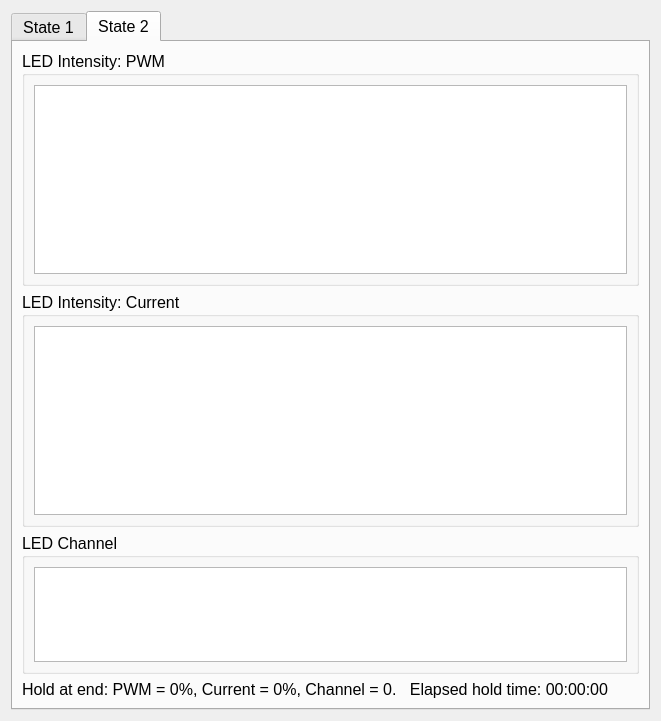
<?xml version="1.0" encoding="UTF-8"?>
<ui version="4.0">
 <class>Form</class>
 <widget class="QWidget" name="Form">
  <property name="geometry">
   <rect>
    <x>0</x>
    <y>0</y>
    <width>661</width>
    <height>721</height>
   </rect>
  </property>
  <property name="font">
   <font>
    <pointsize>12</pointsize>
   </font>
  </property>
  <property name="windowTitle">
   <string>Form</string>
  </property>
  <layout class="QGridLayout" name="gridLayout">
   <item row="0" column="0">
    <widget class="QTabWidget" name="main_tab">
     <property name="currentIndex">
      <number>1</number>
     </property>
     <widget class="QWidget" name="state_1_tab">
      <property name="contextMenuPolicy">
       <enum>Qt::CustomContextMenu</enum>
      </property>
      <attribute name="title">
       <string>State 1</string>
      </attribute>
      <layout class="QGridLayout" name="gridLayout_4" rowstretch="10,10,6,0">
       <item row="0" column="0">
        <widget class="QGroupBox" name="graph_intensity_pwm_box0">
         <property name="toolTip">
          <string>Plot of driver LED PWM as a % of total PWM (0% = always off, 100% = always on)</string>
         </property>
         <property name="title">
          <string>LED Intensity: PWM</string>
         </property>
         <layout class="QGridLayout" name="gridLayout_3">
          <property name="leftMargin">
           <number>9</number>
          </property>
          <property name="topMargin">
           <number>9</number>
          </property>
          <property name="rightMargin">
           <number>9</number>
          </property>
          <property name="bottomMargin">
           <number>9</number>
          </property>
          <item row="0" column="0">
           <widget class="PlotWidget" name="graph_intensity_pwm0">
            <property name="toolTip">
             <string>Plot of driver LED PWM as a % of total PWM (0% = always off, 100% = always on)</string>
            </property>
           </widget>
          </item>
         </layout>
        </widget>
       </item>
       <item row="2" column="0">
        <widget class="QGroupBox" name="graph_channel_box0">
         <property name="toolTip">
          <string>Plot of the LED channel vs time.</string>
         </property>
         <property name="title">
          <string>LED Channel</string>
         </property>
         <layout class="QGridLayout" name="gridLayout_11">
          <property name="leftMargin">
           <number>9</number>
          </property>
          <property name="rightMargin">
           <number>9</number>
          </property>
          <property name="bottomMargin">
           <number>9</number>
          </property>
          <item row="0" column="0">
           <widget class="PlotWidget" name="graph_channel0">
            <property name="toolTip">
             <string>Plot of the LED channel vs time.</string>
            </property>
           </widget>
          </item>
         </layout>
        </widget>
       </item>
       <item row="1" column="0">
        <widget class="QGroupBox" name="graph_intensity_current_box0">
         <property name="toolTip">
          <string>Plot of current output of the LED as a percent of the current limit for the LED.</string>
         </property>
         <property name="title">
          <string>LED Intensity: Current</string>
         </property>
         <layout class="QGridLayout" name="gridLayout_5">
          <property name="leftMargin">
           <number>9</number>
          </property>
          <property name="rightMargin">
           <number>9</number>
          </property>
          <property name="bottomMargin">
           <number>9</number>
          </property>
          <item row="0" column="0">
           <widget class="PlotWidget" name="graph_intensity_current0">
            <property name="toolTip">
             <string>Plot of current output of the LED as a percent of the current limit for the LED.</string>
            </property>
           </widget>
          </item>
         </layout>
        </widget>
       </item>
       <item row="3" column="0">
        <widget class="QLabel" name="hold_label0">
         <property name="text">
          <string>Hold at end: PWM = 0%, Current = 0%, Channel = 0.   Elapsed hold time: 00:00:00</string>
         </property>
        </widget>
       </item>
      </layout>
     </widget>
     <widget class="QWidget" name="state_2_tab">
      <attribute name="title">
       <string>State 2</string>
      </attribute>
      <layout class="QGridLayout" name="gridLayout_2" rowstretch="10,10,6,0">
       <item row="1" column="0">
        <widget class="QGroupBox" name="graph_intensity_current_box1">
         <property name="toolTip">
          <string>Plot of current output of the LED as a percent of the current limit for the LED.</string>
         </property>
         <property name="title">
          <string>LED Intensity: Current</string>
         </property>
         <layout class="QGridLayout" name="gridLayout_8">
          <property name="leftMargin">
           <number>9</number>
          </property>
          <property name="rightMargin">
           <number>9</number>
          </property>
          <property name="bottomMargin">
           <number>9</number>
          </property>
          <item row="0" column="0">
           <widget class="PlotWidget" name="graph_intensity_current1">
            <property name="toolTip">
             <string>Plot of current output of the LED as a percent of the current limit for the LED.</string>
            </property>
           </widget>
          </item>
         </layout>
        </widget>
       </item>
       <item row="2" column="0">
        <widget class="QGroupBox" name="graph_channel_box1">
         <property name="toolTip">
          <string>Plot of the LED channel vs time.</string>
         </property>
         <property name="title">
          <string>LED Channel</string>
         </property>
         <layout class="QGridLayout" name="gridLayout_10">
          <property name="leftMargin">
           <number>9</number>
          </property>
          <property name="rightMargin">
           <number>9</number>
          </property>
          <property name="bottomMargin">
           <number>9</number>
          </property>
          <item row="0" column="0">
           <widget class="PlotWidget" name="graph_channel1">
            <property name="toolTip">
             <string>Plot of the LED channel vs time.</string>
            </property>
           </widget>
          </item>
         </layout>
        </widget>
       </item>
       <item row="0" column="0">
        <widget class="QGroupBox" name="graph_intensity_pwm_box1">
         <property name="toolTip">
          <string>Plot of driver LED PWM as a % of total PWM (0% = always off, 100% = always on)</string>
         </property>
         <property name="title">
          <string>LED Intensity: PWM</string>
         </property>
         <layout class="QGridLayout" name="gridLayout_9">
          <property name="leftMargin">
           <number>9</number>
          </property>
          <property name="topMargin">
           <number>9</number>
          </property>
          <property name="rightMargin">
           <number>9</number>
          </property>
          <property name="bottomMargin">
           <number>9</number>
          </property>
          <item row="0" column="0">
           <widget class="PlotWidget" name="graph_intensity_pwm1">
            <property name="toolTip">
             <string>Plot of driver LED PWM as a % of total PWM (0% = always off, 100% = always on)</string>
            </property>
           </widget>
          </item>
         </layout>
        </widget>
       </item>
       <item row="3" column="0">
        <widget class="QLabel" name="hold_label1">
         <property name="text">
          <string>Hold at end: PWM = 0%, Current = 0%, Channel = 0.   Elapsed hold time: 00:00:00</string>
         </property>
        </widget>
       </item>
      </layout>
     </widget>
    </widget>
   </item>
  </layout>
 </widget>
 <customwidgets>
  <customwidget>
   <class>PlotWidget</class>
   <extends>QGraphicsView</extends>
   <header>pyqtgraph</header>
  </customwidget>
 </customwidgets>
 <resources/>
 <connections/>
</ui>
